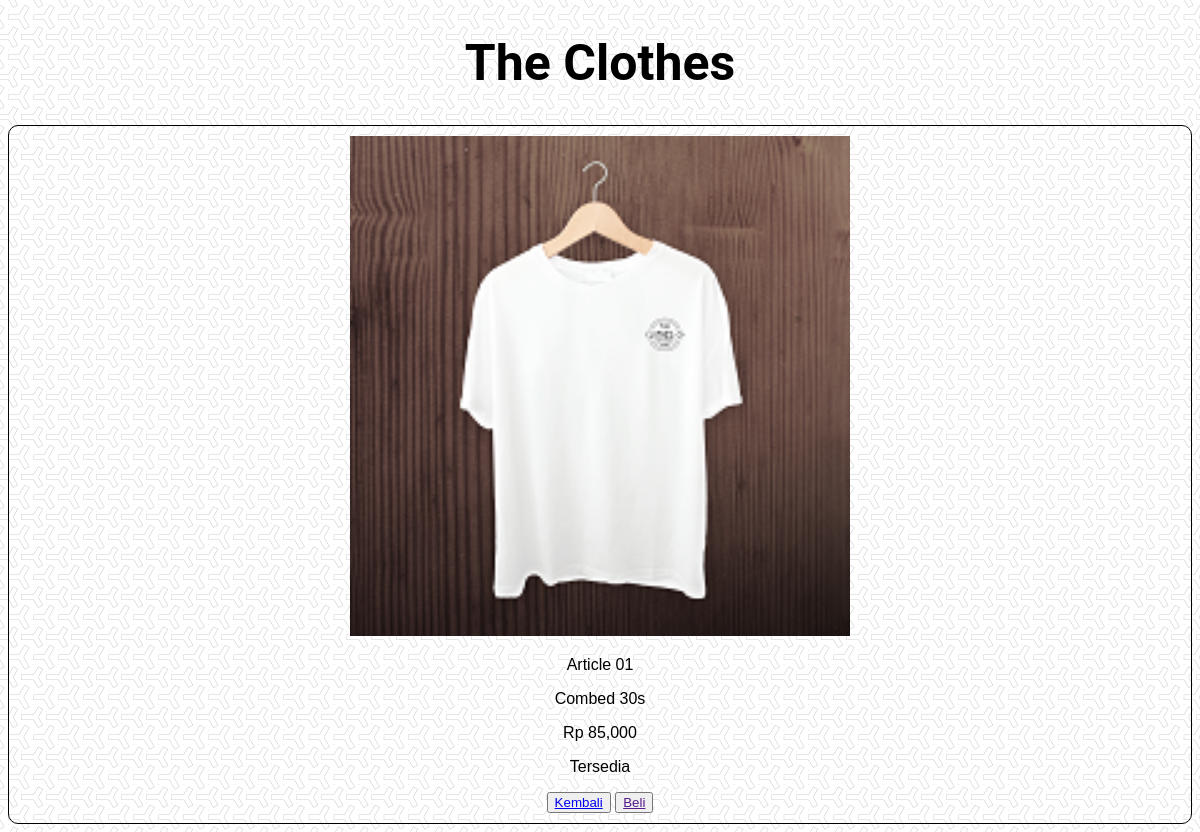
/latihan4c/php/detail.php?id=1, run on the app's committed database.
### tables this page shows
CREATE TABLE `baju` (
  `id` int(11) NOT NULL,
  `img` varchar(20) NOT NULL,
  `nama` varchar(20) NOT NULL,
  `bahan` varchar(20) NOT NULL,
  `harga` varchar(20) NOT NULL,
  `stok` varchar(15) NOT NULL
);

### latihan4c/php/functions.php (called while the page is built)
<?php
function koneksi()
{
    $conn = mysqli_connect("localhost", "root", "");
    mysqli_select_db($conn, "pw_tubes_203040001");
    return $conn;
}
function query($sql)
{
    $conn = koneksi();
    $result = mysqli_query($conn, "$sql");
    $rows = [];
    while ($row = mysqli_fetch_assoc($result)) {
        $rows[] = $row;
    }
    return $rows;
}
?>

### latihan4c/php/detail.php (the view, shortened to what this page needs)
<?php
require 'functions.php';
$id = $_GET['id'];
$baju = query("SELECT * FROM baju where id = $id")[0];
?>
<!DOCTYPE html>
<html lang="en">
<head>
    <link rel="stylesheet" href="../css/style.css">
</head>
<body>
<h1>The Clothes</h1>
    <div class="container">
        <div class="gambar">
            <img src="../assets/img/<?= $baju["img"]; ?>" alt="">
        </div>
        <div class="keterangan">
            <p><?= $baju["nama"]; ?></p>
            <p><?= $baju["bahan"]; ?></p>
            <p><?= $baju["harga"]; ?></p>
            <p><?= $baju["stok"]; ?></p>
        </div>
        <button class="tombol-kembali"><a href="../index.php">Kembali</a></button>
        <button class="tombol-beli"><a href="">Beli</a></button>
    </div>
</body>
</html>

### latihan4c/php/detail.php (style rules this page uses)
h1 { text-align: center; font-size: 50px; font-family: 'Roboto', sans-serif; }
body { color: black; font-family: arial; background-image: url(../assets/img/bg.png); }
.container { border: 1px solid black; border-radius: 10px; text-align: center; padding-bottom: 10px; }
img { width: 500px; padding-top: 10px; }

### data on the page
baju: img (picture), nama "Article 01", bahan "Combed 30s", harga "Rp 85,000", stok "Tersedia"
